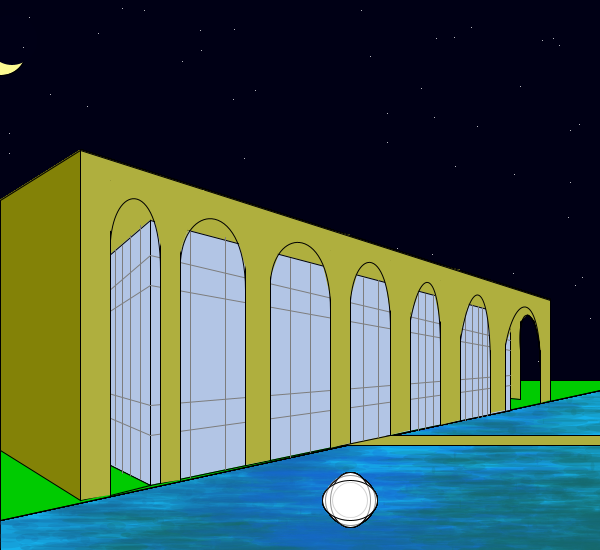
Frame 1 (no input)
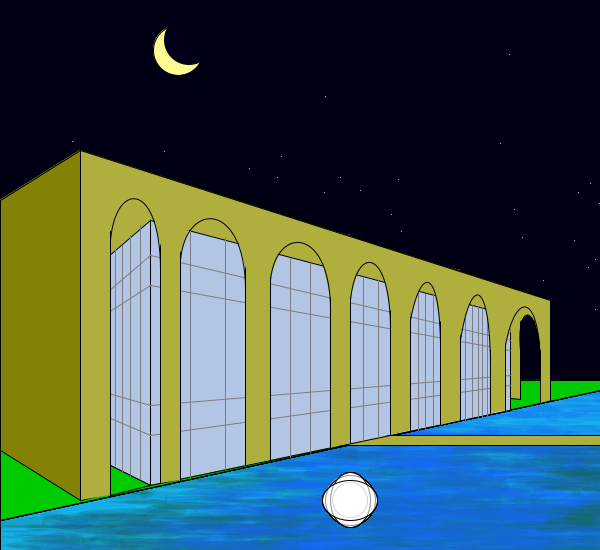
Frame 60 (the mouse pressed at the canvas centre just before this capture)
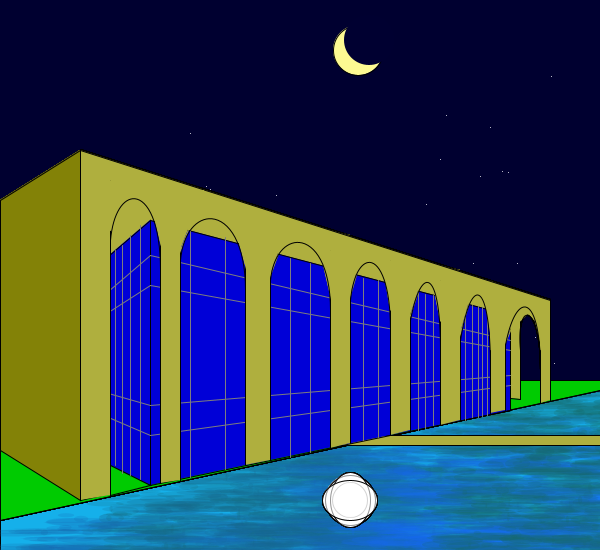
Frame 120 (the mouse held since frame 60 and released just before this capture)

The Processing sketch that drew these frames (run headless with seeded random() and noise(); from frame 60 on, the mouse is pressed at the canvas centre):

// Processing sketch: processing_139911
// ── processing_139911.pde

//O trabalho Palacio do Itamaraty Definitivo de Daniel S. GalvÃ£o estÃ¡ licenciado com uma LicenÃ§a Creative Commons - AtribuiÃ§Ã£o 4.0 Internacional.

//Daniel S. GalvÃ£o AU UTFPR S53

//Palacio do Itamarati



boolean condicaoCor;

void setup() {
  size(600, 550);

  condicaoCor = false;


  //estrelas
  estrelax = new float[estrelas];
  estrelay = new float[estrelas];
  for (int i=0; i<estrelas; i++)
  {
    estrelax[i] = floor(random(width));
    estrelay[i] = floor(random(height));
  }
}
int lua;
int ceu;

//
int estrelas=1000;
float[] estrelax;
float[] estrelay;



void draw() {
  background (0, 0, 21);

  // cÃ©u
  ceu= 21+mouseY/10;
  background(0, 0, ceu++);

  //lua   

  lua++;
  fill (random(252, 255), random(250, 228), random (146, 75));
  ellipse ( 0+lua++%width, 50, 50, 50);
  noStroke();
  fill (0, 0, ceu);
  ellipse (10+lua++%width, 40, 50, 50);



  //for(int a=0; a<50;a++)
  //point(random(a, 1000), random(a, 400));


  //Estrelas
  stroke(255);
  for (int a=0;a<100;a++)
  {
    point(estrelax[a], estrelay[a]);
    estrelay[a]=estrelay[a]+random(0, 5);
    estrelax[a]=estrelax[a]+random(0, 5 );

    if (estrelay[a]>height)
    {
      estrelax[a] = floor(random(width*1));
      estrelay[a] = floor(random(height));
    }
  }





  // lago
  stroke(0);
  fill(21, 176, 234);
  rect(0, 380, 600, 390);

  for (int i=0;i<width;i=i+50) {
    lago(i, int(random(150))+380, 300, random(80, 255));


    //chao
    stroke(0);
    fill(0, 203, 1);
    quad(0, 380, 0, 520, 600, 390, 600, 380);

    //passarela
    fill(175, 175, 62);
    quad(330, 435, 330, 445, 600, 445, 600, 435);

    //coluna extra
    quad(510, 297, 510, 398, 520, 399, 520, 300 );

    //palacio

    quad(510, 400, 510, 300, 80, 150, 80, 500);

    fill(131, 130, 7);
    quad( 80, 150, 80, 500, 0, 450, 0, 200);

    if (condicaoCor == true)
      fill(0, 0, random(100, 255));
    else
      fill(178, 197, 229);

    quad( 150, 220, 150, 485, 510, 410, 510, 315);
    quad(150, 220, 150, 485, 80, 450, 80, 280);


    //chÃ£o extra
    fill(0, 203, 1);
    quad(110, 495, 150, 485, 110, 465, 110, 465);

    //JANELAS
    stroke (125);
    //linhas horizontais
    line(150, 255, 510, 340);
    line(150, 285, 510, 350);
    line(150, 405, 510, 375);
    line(150, 435, 510, 385); 
    line(150, 435, 80, 405); 
    line(150, 405, 80, 385);
    line(150, 285, 80, 330);
    line(150, 255, 80, 315);

    //linhas verticais
    line(115, 250, 115, 465);
    line(122, 245, 122, 473);
    line(130, 235, 130, 475);
    line(140, 225, 140, 479);
    line(190, 230, 190, 477);
    line(225, 237, 225, 469);
    line(290, 258, 290, 457);
    line(310, 263, 310, 452);
    line(363, 278, 363, 440);
    line(378, 280, 378, 437);
    line(418, 292, 418, 430);
    line(425, 294, 425, 428);
    line(433, 295, 433, 425);  
    line(465, 305, 465, 420);
    line(472, 305, 472, 417);
    line(478, 306, 478, 417);
    line(482, 307, 482, 416);
    line(487, 310, 487, 415);


    //colunas
    noStroke();
    fill(175, 175, 62);
    quad(110, 495, 110, 160, 80, 150, 80, 500 );

    quad(160, 175, 160, 483, 180, 480, 180, 183 );
    quad(245, 205, 245, 465, 270, 460, 270, 213 );
    quad(330, 230, 330, 448, 350, 443, 350, 235 );
    quad(390, 250, 390, 435, 410, 430, 410, 255 );
    quad(440, 265, 440, 425, 460, 420, 460, 270 );
    quad(490, 280, 490, 413, 505, 410, 505, 287 );
    quad(540, 297, 540, 403, 550, 400, 550, 300 );

    quad(81, 150, 81, 180, 550, 315, 550, 300 );

    //contorno
    stroke(0);
    line(110, 495, 110, 180);
    line(160, 180, 160, 483);
    line(180, 480, 180, 190);
    line(245, 220, 245, 465);
    line(270, 460, 270, 230);
    line(330, 250, 330, 448);
    line(350, 443, 350, 250);
    line(390, 260, 390, 435);
    line(410, 430, 410, 270);
    line(440, 280, 440, 425);
    line(460, 420, 460, 330);
    line(490, 350, 490, 413);
    line(505, 410, 505, 340);
    line(540, 350, 540, 403);
    line(550, 400, 550, 300);
    line(80, 150, 80, 500);
    line(80, 150, 550, 300);
    line(80, 149, 550, 299);

    // curva
    stroke(175, 175, 62);
    line(110, 180, 110, 230);
    fill(175, 175, 62);
    quad(162, 180, 162, 250, 162, 250, 145, 180);
    quad(180, 190, 180, 250, 180, 250, 203, 190);
    quad(245, 210, 245, 265, 245, 265, 230, 210);
    quad(270, 220, 270, 275, 270, 275, 290, 220);
    quad(330, 250, 330, 295, 330, 295, 315, 230);
    quad(350, 250, 350, 295, 350, 295, 363, 250);
    quad(390, 260, 390, 305, 390, 310, 380, 250);
    quad(410, 260, 409, 318, 410, 315, 425, 270);
    quad(440, 280, 440, 320, 440, 321, 430, 270);
    quad(460, 280, 460, 333, 460, 333, 475, 280);
    quad(490, 290, 490, 333, 490, 333, 483, 290);
    quad(505, 290, 505, 342, 505, 342, 523, 300);
    quad(540, 300, 540, 342, 540, 342, 530, 300);

    quad(520, 300, 520, 320, 520, 320, 530, 310);  
    quad(530, 300, 535, 320, 525, 310, 530, 310);

    noFill();
    stroke(0);
    bezier(110, 240, 115, 180, 160, 180, 160, 270);
    bezier(180, 260, 185, 200, 245, 200, 245, 290);
    bezier(270, 280, 275, 225, 330, 225, 330, 310);
    bezier(350, 300, 355, 245, 390, 245, 390, 330);
    bezier(410, 320, 420, 265, 440, 265, 440, 350);
    bezier(460, 340, 470, 275, 490, 275, 490, 370);
    bezier(505, 345, 515, 290, 540, 290, 540, 370);
    bezier(520, 350, 515, 300, 540, 300, 540, 370);

    //meteoro          

    fill(255, 150);

    ellipse(350, 500, 50, 50);
    noStroke();
    ellipse(350, 500, 40, 40);
    stroke(0);
    ellipse(350, 500, 35, 35);
    noStroke();
    ellipse(350, 500, 30, 35);
    stroke(0);
    ellipse(350, 500, 40, 55);
    ellipse(350, 500, 55, 40);
  }
}



// + lago
void lago(int posX, int posY, int lado, float azul) {
  noStroke();
  fill(21, 100, azul, 50);
  for (int i=0; i<1000; i++)
    ellipse(posX+random(lado), posY+random(lado), random(100), random(10));
}


//mudanÃ§a de cor do palÃ¡cio

void mousePressed()
{
  if (condicaoCor==true)
    condicaoCor=false;
  else
    condicaoCor=true;
}
